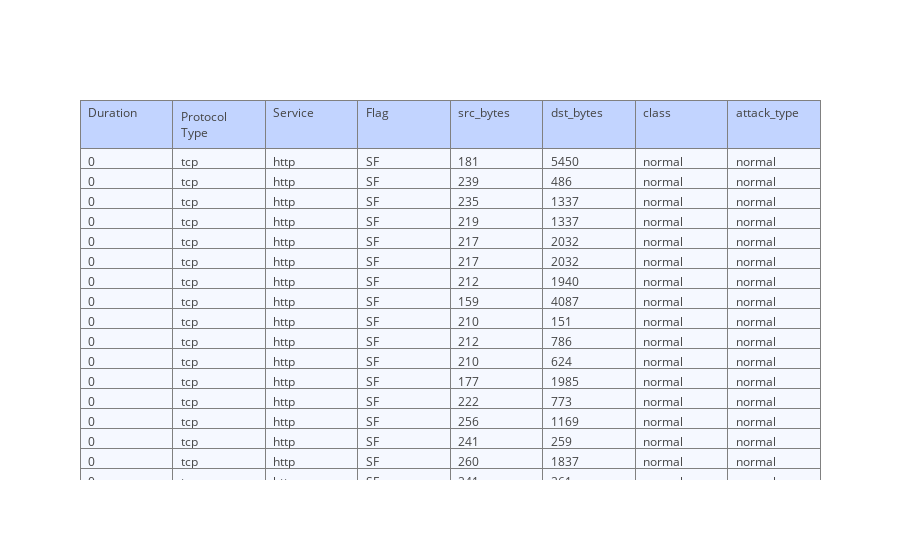

Notebook cell for this chart:
### Markdown cell above
We colored the anomalous entries in pink. Plotly makes it very easy to generate a table with a lot of entries. You can simply scroll down to see all entries. In the cell below, we show a subset of all columns. There are 41 features in this dataset. In the table below, we showcase a subset of these features.

### Code cell
fig = event_data_table(df1)
iplot(fig, filename='table')

### Figure 1 — Plotly figure (JSON) as saved in the notebook; plotly's stock layout.template omitted (floating-point values rounded to 4 significant figures; data arrays with more than 128 entries replaced by an {"elided": "..."} marker saying what was removed)
{"data": [{"cells": {"align": ["left", "left", "left", "left", "left"], "fill": {"color": {"elided": "1x1000 str values"}}, "values": {"elided": "8x1000 mixed values"}}, "header": {"align": ["left", "left", "left", "left", "left"], "fill": {"color": "#C2D4FF"}, "values": ["Duration", "Protocol Type", "Service", "Flag", "src_bytes", "dst_bytes", "class", "attack_type"]}, "type": "table"}], "layout": {}}
